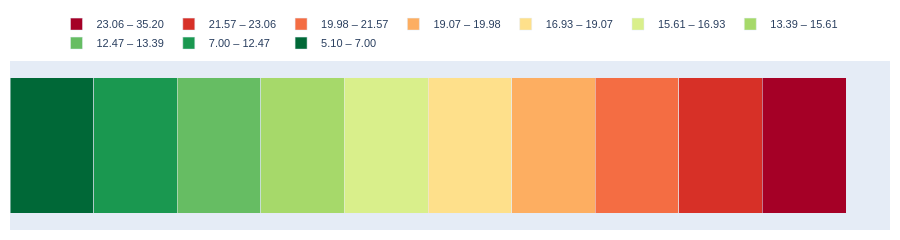
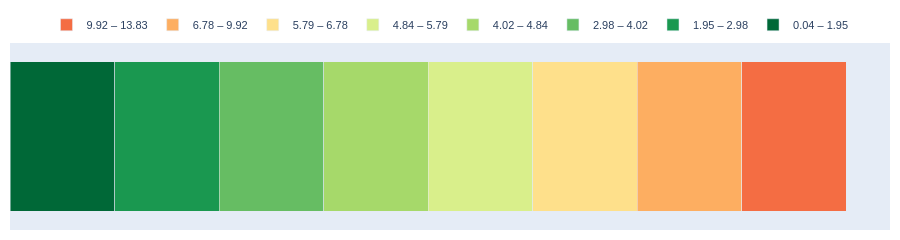

The code cell stored with these charts, in order, in its notebook:
### Code cell
import plotly.graph_objects as go

def make_discrete_legend(bin_colors, labels, title=""):
    """
    Create a horizontal stacked-bar legend figure for discrete bins.
    - bin_colors: list[str] of hex colors (length N)
    - labels: list[str] of value-range labels (length N)
    """
    fig = go.Figure()

    # Draw a horizontal color strip as N stacked bars of equal width
    for color, label in zip(bin_colors, labels):
        fig.add_trace(go.Bar(
            x=[1], y=[1],
            marker=dict(color=color),
            name=label,
            orientation="h",
            showlegend=True,   # keeps a standard legend with labels too
            hoverinfo="none"
        ))

    fig.update_layout(
        barmode='stack',
        title=title,
        # compact horizontal legend with labels
           font=dict(
        family="Helvetica",
        size=12
    ),
        legend=dict(
            orientation="h",
            yanchor="bottom", y=1.02,
            xanchor="center", x=0.5,
            title=None,
            font=dict(size=11)
        ),
        # hide axes for a clean legend-only look
        xaxis=dict(visible=False),
        yaxis=dict(visible=False),
        margin=dict(l=10, r=10, t=40, b=10),
        height=120
    )
    return fig

# Build the two legend figures
ci_legend_fig = make_discrete_legend(bs_bin_colors, bs_legend_labels)
ef_legend_fig = make_discrete_legend(sd_bin_colors, sd_legend_labels)

# Show them (separate windows/tabs depending on your environment)
ci_legend_fig.show()
ef_legend_fig.show()

# Optionally save to HTML
# ci_legend_fig.write_html("ci_legend.html")
# ef_legend_fig.write_html("ef_legend.html")


# Save legends as high-quality SVG
ci_legend_fig.write_image("/Users/spencerzhang/GitHub/PhD/North-America-Gas-2021/revision_data/figure/ci_legend.svg", format="svg")
ef_legend_fig.write_image("/Users/spencerzhang/GitHub/PhD/North-America-Gas-2021/revision_data/figure/ef_legend.svg", format="svg")

print("Saved ci_legend.svg and ef_legend.svg")

### Figure 1 — Plotly figure (JSON) as saved in the notebook; plotly's stock layout.template omitted (floating-point values rounded to 4 significant figures)
{"data": [{"hoverinfo": "none", "marker": {"color": "#006837"}, "name": "5.10 – 7.00", "orientation": "h", "showlegend": true, "type": "bar", "x": [1], "y": [1]}, {"hoverinfo": "none", "marker": {"color": "#1a9850"}, "name": "7.00 – 12.47", "orientation": "h", "showlegend": true, "type": "bar", "x": [1], "y": [1]}, {"hoverinfo": "none", "marker": {"color": "#66bd63"}, "name": "12.47 – 13.39", "orientation": "h", "showlegend": true, "type": "bar", "x": [1], "y": [1]}, {"hoverinfo": "none", "marker": {"color": "#a6d96a"}, "name": "13.39 – 15.61", "orientation": "h", "showlegend": true, "type": "bar", "x": [1], "y": [1]}, {"hoverinfo": "none", "marker": {"color": "#d9ef8b"}, "name": "15.61 – 16.93", "orientation": "h", "showlegend": true, "type": "bar", "x": [1], "y": [1]}, {"hoverinfo": "none", "marker": {"color": "#fee08b"}, "name": "16.93 – 19.07", "orientation": "h", "showlegend": true, "type": "bar", "x": [1], "y": [1]}, {"hoverinfo": "none", "marker": {"color": "#fdae61"}, "name": "19.07 – 19.98", "orientation": "h", "showlegend": true, "type": "bar", "x": [1], "y": [1]}, {"hoverinfo": "none", "marker": {"color": "#f46d43"}, "name": "19.98 – 21.57", "orientation": "h", "showlegend": true, "type": "bar", "x": [1], "y": [1]}, {"hoverinfo": "none", "marker": {"color": "#d73027"}, "name": "21.57 – 23.06", "orientation": "h", "showlegend": true, "type": "bar", "x": [1], "y": [1]}, {"hoverinfo": "none", "marker": {"color": "#a50026"}, "name": "23.06 – 35.20", "orientation": "h", "showlegend": true, "type": "bar", "x": [1], "y": [1]}], "layout": {"barmode": "stack", "font": {"family": "Helvetica", "size": 12}, "height": 120, "legend": {"font": {"size": 11}, "orientation": "h", "title": {}, "x": 0.5, "xanchor": "center", "y": 1.02, "yanchor": "bottom"}, "margin": {"b": 10, "l": 10, "r": 10, "t": 40}, "title": {"text": ""}, "xaxis": {"visible": false}, "yaxis": {"visible": false}}}

### Figure 2 — Plotly figure (JSON) as saved in the notebook; plotly's stock layout.template omitted (floating-point values rounded to 4 significant figures)
{"data": [{"hoverinfo": "none", "marker": {"color": "#006837"}, "name": "0.04 – 1.95", "orientation": "h", "showlegend": true, "type": "bar", "x": [1], "y": [1]}, {"hoverinfo": "none", "marker": {"color": "#1a9850"}, "name": "1.95 – 2.98", "orientation": "h", "showlegend": true, "type": "bar", "x": [1], "y": [1]}, {"hoverinfo": "none", "marker": {"color": "#66bd63"}, "name": "2.98 – 4.02", "orientation": "h", "showlegend": true, "type": "bar", "x": [1], "y": [1]}, {"hoverinfo": "none", "marker": {"color": "#a6d96a"}, "name": "4.02 – 4.84", "orientation": "h", "showlegend": true, "type": "bar", "x": [1], "y": [1]}, {"hoverinfo": "none", "marker": {"color": "#d9ef8b"}, "name": "4.84 – 5.79", "orientation": "h", "showlegend": true, "type": "bar", "x": [1], "y": [1]}, {"hoverinfo": "none", "marker": {"color": "#fee08b"}, "name": "5.79 – 6.78", "orientation": "h", "showlegend": true, "type": "bar", "x": [1], "y": [1]}, {"hoverinfo": "none", "marker": {"color": "#fdae61"}, "name": "6.78 – 9.92", "orientation": "h", "showlegend": true, "type": "bar", "x": [1], "y": [1]}, {"hoverinfo": "none", "marker": {"color": "#f46d43"}, "name": "9.92 – 13.83", "orientation": "h", "showlegend": true, "type": "bar", "x": [1], "y": [1]}], "layout": {"barmode": "stack", "font": {"family": "Helvetica", "size": 12}, "height": 120, "legend": {"font": {"size": 11}, "orientation": "h", "title": {}, "x": 0.5, "xanchor": "center", "y": 1.02, "yanchor": "bottom"}, "margin": {"b": 10, "l": 10, "r": 10, "t": 40}, "title": {"text": ""}, "xaxis": {"visible": false}, "yaxis": {"visible": false}}}
